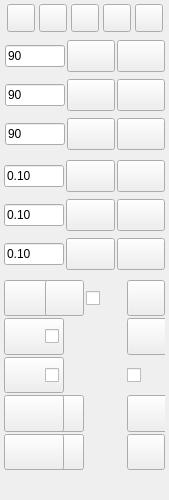
<?xml version="1.0" encoding="UTF-8"?>
<ui version="4.0">
 <class>DockWidget</class>
 <widget class="QDockWidget" name="DockWidget">
  <property name="geometry">
   <rect>
    <x>0</x>
    <y>0</y>
    <width>169</width>
    <height>500</height>
   </rect>
  </property>
  <property name="windowIcon">
   <iconset>
    <normaloff>kicad-StepUp-icon.png</normaloff>kicad-StepUp-icon.png</iconset>
  </property>
  <property name="layoutDirection">
   <enum>Qt::LeftToRight</enum>
  </property>
  <property name="features">
   <set>QDockWidget::DockWidgetFloatable|QDockWidget::DockWidgetMovable</set>
  </property>
  <property name="allowedAreas">
   <set>Qt::LeftDockWidgetArea|Qt::RightDockWidgetArea</set>
  </property>
  <property name="windowTitle">
   <string extracomment="kicad StepUp 3D tools">kicad StepUp tools</string>
  </property>
  <widget class="QWidget" name="dockWidgetContents">
   <widget class="QWidget" name="horizontalLayoutWidget">
    <property name="geometry">
     <rect>
      <x>5</x>
      <y>0</y>
      <width>160</width>
      <height>36</height>
     </rect>
    </property>
    <layout class="QHBoxLayout" name="horizontalLayout">
     <property name="spacing">
      <number>2</number>
     </property>
     <item>
      <widget class="QPushButton" name="dock_left">
       <property name="maximumSize">
        <size>
         <width>28</width>
         <height>28</height>
        </size>
       </property>
       <property name="toolTip">
        <string>dock left</string>
       </property>
       <property name="text">
        <string/>
       </property>
       <property name="icon">
        <iconset>
         <normaloff>icons-new/dock_left.png</normaloff>icons-new/dock_left.png</iconset>
       </property>
       <property name="iconSize">
        <size>
         <width>24</width>
         <height>24</height>
        </size>
       </property>
      </widget>
     </item>
     <item>
      <widget class="QPushButton" name="dock_float">
       <property name="maximumSize">
        <size>
         <width>28</width>
         <height>28</height>
        </size>
       </property>
       <property name="toolTip">
        <string>un-dock (floating)</string>
       </property>
       <property name="text">
        <string/>
       </property>
       <property name="icon">
        <iconset>
         <normaloff>icons-new/un_dock.png</normaloff>icons-new/un_dock.png</iconset>
       </property>
       <property name="iconSize">
        <size>
         <width>16</width>
         <height>16</height>
        </size>
       </property>
      </widget>
     </item>
     <item>
      <widget class="QPushButton" name="dock_minimize">
       <property name="maximumSize">
        <size>
         <width>28</width>
         <height>28</height>
        </size>
       </property>
       <property name="toolTip">
        <string>minimize</string>
       </property>
       <property name="text">
        <string/>
       </property>
       <property name="icon">
        <iconset>
         <normaloff>icons-new/minimize.png</normaloff>icons-new/minimize.png</iconset>
       </property>
       <property name="iconSize">
        <size>
         <width>24</width>
         <height>24</height>
        </size>
       </property>
      </widget>
     </item>
     <item>
      <widget class="QPushButton" name="dock_right">
       <property name="maximumSize">
        <size>
         <width>28</width>
         <height>28</height>
        </size>
       </property>
       <property name="toolTip">
        <string>dock right</string>
       </property>
       <property name="text">
        <string/>
       </property>
       <property name="icon">
        <iconset>
         <normaloff>icons-new/dock_right.png</normaloff>icons-new/dock_right.png</iconset>
       </property>
       <property name="iconSize">
        <size>
         <width>24</width>
         <height>24</height>
        </size>
       </property>
      </widget>
     </item>
     <item>
      <widget class="QPushButton" name="close">
       <property name="maximumSize">
        <size>
         <width>28</width>
         <height>28</height>
        </size>
       </property>
       <property name="toolTip">
        <string>close</string>
       </property>
       <property name="text">
        <string/>
       </property>
       <property name="icon">
        <iconset>
         <normaloff>icons-new/closeW.png</normaloff>icons-new/closeW.png</iconset>
       </property>
       <property name="iconSize">
        <size>
         <width>24</width>
         <height>24</height>
        </size>
       </property>
      </widget>
     </item>
    </layout>
   </widget>
   <widget class="QWidget" name="gridLayoutWidget_4">
    <property name="geometry">
     <rect>
      <x>4</x>
      <y>155</y>
      <width>161</width>
      <height>121</height>
     </rect>
    </property>
    <layout class="QGridLayout" name="gridLayout_6">
     <property name="spacing">
      <number>2</number>
     </property>
     <item row="0" column="0">
      <widget class="QLineEdit" name="textInputX">
       <property name="sizePolicy">
        <sizepolicy hsizetype="Minimum" vsizetype="Fixed">
         <horstretch>0</horstretch>
         <verstretch>0</verstretch>
        </sizepolicy>
       </property>
       <property name="maximumSize">
        <size>
         <width>60</width>
         <height>16777215</height>
        </size>
       </property>
       <property name="toolTip">
        <string>translate (+/- mm)</string>
       </property>
       <property name="text">
        <string>0.10</string>
       </property>
      </widget>
     </item>
     <item row="2" column="0">
      <widget class="QLineEdit" name="textInputZ">
       <property name="sizePolicy">
        <sizepolicy hsizetype="Minimum" vsizetype="Fixed">
         <horstretch>0</horstretch>
         <verstretch>0</verstretch>
        </sizepolicy>
       </property>
       <property name="maximumSize">
        <size>
         <width>60</width>
         <height>16777215</height>
        </size>
       </property>
       <property name="toolTip">
        <string>translate (+/- mm)</string>
       </property>
       <property name="text">
        <string>0.10</string>
       </property>
      </widget>
     </item>
     <item row="1" column="0">
      <widget class="QLineEdit" name="textInputY">
       <property name="sizePolicy">
        <sizepolicy hsizetype="Minimum" vsizetype="Fixed">
         <horstretch>0</horstretch>
         <verstretch>0</verstretch>
        </sizepolicy>
       </property>
       <property name="maximumSize">
        <size>
         <width>60</width>
         <height>16777215</height>
        </size>
       </property>
       <property name="toolTip">
        <string>translate (+/- mm)</string>
       </property>
       <property name="text">
        <string>0.10</string>
       </property>
      </widget>
     </item>
     <item row="0" column="1">
      <widget class="QPushButton" name="TranslateX">
       <property name="minimumSize">
        <size>
         <width>32</width>
         <height>32</height>
        </size>
       </property>
       <property name="maximumSize">
        <size>
         <width>64</width>
         <height>64</height>
        </size>
       </property>
       <property name="toolTip">
        <string>translate X (mm)</string>
       </property>
       <property name="text">
        <string/>
       </property>
       <property name="icon">
        <iconset>
         <normaloff>icons-new/shiftX.png</normaloff>icons-new/shiftX.png</iconset>
       </property>
      </widget>
     </item>
     <item row="1" column="1">
      <widget class="QPushButton" name="TranslateY">
       <property name="minimumSize">
        <size>
         <width>32</width>
         <height>32</height>
        </size>
       </property>
       <property name="maximumSize">
        <size>
         <width>64</width>
         <height>64</height>
        </size>
       </property>
       <property name="toolTip">
        <string>translate Y (mm)</string>
       </property>
       <property name="text">
        <string/>
       </property>
       <property name="icon">
        <iconset>
         <normaloff>icons-new/shiftY.png</normaloff>icons-new/shiftY.png</iconset>
       </property>
      </widget>
     </item>
     <item row="2" column="1">
      <widget class="QPushButton" name="TranslateZ">
       <property name="minimumSize">
        <size>
         <width>32</width>
         <height>32</height>
        </size>
       </property>
       <property name="maximumSize">
        <size>
         <width>64</width>
         <height>64</height>
        </size>
       </property>
       <property name="toolTip">
        <string>translate Z (mm)</string>
       </property>
       <property name="text">
        <string/>
       </property>
       <property name="icon">
        <iconset>
         <normaloff>icons-new/shiftZ.png</normaloff>icons-new/shiftZ.png</iconset>
       </property>
      </widget>
     </item>
     <item row="0" column="3">
      <widget class="QPushButton" name="PutOnX">
       <property name="minimumSize">
        <size>
         <width>32</width>
         <height>32</height>
        </size>
       </property>
       <property name="maximumSize">
        <size>
         <width>64</width>
         <height>64</height>
        </size>
       </property>
       <property name="toolTip">
        <string>put on X</string>
       </property>
       <property name="text">
        <string/>
       </property>
       <property name="icon">
        <iconset>
         <normaloff>icons-new/putX.png</normaloff>icons-new/putX.png</iconset>
       </property>
      </widget>
     </item>
     <item row="1" column="3">
      <widget class="QPushButton" name="PutOnY">
       <property name="minimumSize">
        <size>
         <width>32</width>
         <height>32</height>
        </size>
       </property>
       <property name="maximumSize">
        <size>
         <width>64</width>
         <height>64</height>
        </size>
       </property>
       <property name="toolTip">
        <string>put on Y</string>
       </property>
       <property name="text">
        <string/>
       </property>
       <property name="icon">
        <iconset>
         <normaloff>icons-new/putY.png</normaloff>icons-new/putY.png</iconset>
       </property>
      </widget>
     </item>
     <item row="2" column="3">
      <widget class="QPushButton" name="PutOnZ">
       <property name="minimumSize">
        <size>
         <width>32</width>
         <height>32</height>
        </size>
       </property>
       <property name="maximumSize">
        <size>
         <width>64</width>
         <height>64</height>
        </size>
       </property>
       <property name="toolTip">
        <string>put on Z</string>
       </property>
       <property name="text">
        <string/>
       </property>
       <property name="icon">
        <iconset>
         <normaloff>icons-new/putZ.png</normaloff>icons-new/putZ.png</iconset>
       </property>
      </widget>
     </item>
    </layout>
   </widget>
   <widget class="QWidget" name="gridLayoutWidget_5">
    <property name="geometry">
     <rect>
      <x>5</x>
      <y>35</y>
      <width>160</width>
      <height>121</height>
     </rect>
    </property>
    <layout class="QGridLayout" name="gridLayout_7">
     <property name="spacing">
      <number>2</number>
     </property>
     <item row="0" column="0">
      <widget class="QLineEdit" name="textInputRX">
       <property name="sizePolicy">
        <sizepolicy hsizetype="Fixed" vsizetype="Fixed">
         <horstretch>0</horstretch>
         <verstretch>0</verstretch>
        </sizepolicy>
       </property>
       <property name="maximumSize">
        <size>
         <width>60</width>
         <height>16777215</height>
        </size>
       </property>
       <property name="toolTip">
        <string>rotation angle (+/- deg)</string>
       </property>
       <property name="text">
        <string>90</string>
       </property>
      </widget>
     </item>
     <item row="1" column="0">
      <widget class="QLineEdit" name="textInputRY">
       <property name="sizePolicy">
        <sizepolicy hsizetype="Minimum" vsizetype="Fixed">
         <horstretch>0</horstretch>
         <verstretch>0</verstretch>
        </sizepolicy>
       </property>
       <property name="maximumSize">
        <size>
         <width>60</width>
         <height>16777215</height>
        </size>
       </property>
       <property name="toolTip">
        <string>rotation angle (+/- deg)</string>
       </property>
       <property name="text">
        <string>90</string>
       </property>
      </widget>
     </item>
     <item row="2" column="0">
      <widget class="QLineEdit" name="textInputRZ">
       <property name="maximumSize">
        <size>
         <width>60</width>
         <height>16777215</height>
        </size>
       </property>
       <property name="toolTip">
        <string>rotation angle (+/- deg)</string>
       </property>
       <property name="text">
        <string>90</string>
       </property>
      </widget>
     </item>
     <item row="0" column="1">
      <widget class="QPushButton" name="RotateX">
       <property name="minimumSize">
        <size>
         <width>32</width>
         <height>32</height>
        </size>
       </property>
       <property name="maximumSize">
        <size>
         <width>64</width>
         <height>64</height>
        </size>
       </property>
       <property name="toolTip">
        <string>rotate X (deg)</string>
       </property>
       <property name="text">
        <string/>
       </property>
       <property name="icon">
        <iconset>
         <normaloff>icons-new/rotateX.png</normaloff>icons-new/rotateX.png</iconset>
       </property>
      </widget>
     </item>
     <item row="1" column="1">
      <widget class="QPushButton" name="RotateY">
       <property name="minimumSize">
        <size>
         <width>32</width>
         <height>32</height>
        </size>
       </property>
       <property name="maximumSize">
        <size>
         <width>64</width>
         <height>64</height>
        </size>
       </property>
       <property name="toolTip">
        <string>rotate Y (deg)</string>
       </property>
       <property name="text">
        <string/>
       </property>
       <property name="icon">
        <iconset>
         <normaloff>icons-new/rotateY.png</normaloff>icons-new/rotateY.png</iconset>
       </property>
      </widget>
     </item>
     <item row="2" column="1">
      <widget class="QPushButton" name="RotateZ">
       <property name="minimumSize">
        <size>
         <width>32</width>
         <height>32</height>
        </size>
       </property>
       <property name="maximumSize">
        <size>
         <width>64</width>
         <height>64</height>
        </size>
       </property>
       <property name="toolTip">
        <string>rotate Z (deg)</string>
       </property>
       <property name="text">
        <string/>
       </property>
       <property name="icon">
        <iconset>
         <normaloff>icons-new/rotateZ.png</normaloff>icons-new/rotateZ.png</iconset>
       </property>
      </widget>
     </item>
     <item row="0" column="2">
      <widget class="QPushButton" name="CenterX">
       <property name="minimumSize">
        <size>
         <width>32</width>
         <height>32</height>
        </size>
       </property>
       <property name="maximumSize">
        <size>
         <width>64</width>
         <height>64</height>
        </size>
       </property>
       <property name="toolTip">
        <string>center X</string>
       </property>
       <property name="text">
        <string/>
       </property>
       <property name="icon">
        <iconset>
         <normaloff>icons-new/centerX.png</normaloff>icons-new/centerX.png</iconset>
       </property>
      </widget>
     </item>
     <item row="1" column="2">
      <widget class="QPushButton" name="CenterY">
       <property name="minimumSize">
        <size>
         <width>32</width>
         <height>32</height>
        </size>
       </property>
       <property name="maximumSize">
        <size>
         <width>64</width>
         <height>64</height>
        </size>
       </property>
       <property name="toolTip">
        <string>center Y</string>
       </property>
       <property name="text">
        <string/>
       </property>
       <property name="icon">
        <iconset>
         <normaloff>icons-new/centerY.png</normaloff>icons-new/centerY.png</iconset>
       </property>
      </widget>
     </item>
     <item row="2" column="2">
      <widget class="QPushButton" name="CenterZ">
       <property name="minimumSize">
        <size>
         <width>32</width>
         <height>32</height>
        </size>
       </property>
       <property name="maximumSize">
        <size>
         <width>64</width>
         <height>64</height>
        </size>
       </property>
       <property name="toolTip">
        <string>center Z</string>
       </property>
       <property name="text">
        <string/>
       </property>
       <property name="icon">
        <iconset>
         <normaloff>icons-new/centerZ.png</normaloff>icons-new/centerZ.png</iconset>
       </property>
      </widget>
     </item>
    </layout>
   </widget>
   <widget class="QWidget" name="gridLayoutWidget_6">
    <property name="geometry">
     <rect>
      <x>4</x>
      <y>280</y>
      <width>161</width>
      <height>190</height>
     </rect>
    </property>
    <layout class="QGridLayout" name="gridLayout_8">
     <property name="spacing">
      <number>2</number>
     </property>
     <item row="4" column="1">
      <widget class="QPushButton" name="HelpPB">
       <property name="minimumSize">
        <size>
         <width>27</width>
         <height>36</height>
        </size>
       </property>
       <property name="maximumSize">
        <size>
         <width>64</width>
         <height>64</height>
        </size>
       </property>
       <property name="toolTip">
        <string>Help &amp; starting Guide</string>
       </property>
       <property name="text">
        <string/>
       </property>
       <property name="icon">
        <iconset>
         <normaloff>icons-new/help.png</normaloff>icons-new/help.png</iconset>
       </property>
      </widget>
     </item>
     <item row="4" column="0">
      <widget class="QPushButton" name="ConfigPB">
       <property name="minimumSize">
        <size>
         <width>60</width>
         <height>36</height>
        </size>
       </property>
       <property name="maximumSize">
        <size>
         <width>64</width>
         <height>64</height>
        </size>
       </property>
       <property name="toolTip">
        <string>view Config File content</string>
       </property>
       <property name="text">
        <string/>
       </property>
       <property name="icon">
        <iconset>
         <normaloff>icons-new/edit.png</normaloff>icons-new/edit.png</iconset>
       </property>
      </widget>
     </item>
     <item row="3" column="3">
      <widget class="QPushButton" name="pushPCB">
       <property name="minimumSize">
        <size>
         <width>47</width>
         <height>36</height>
        </size>
       </property>
       <property name="maximumSize">
        <size>
         <width>64</width>
         <height>64</height>
        </size>
       </property>
       <property name="toolTip">
        <string>push PCB Edge to KiCad</string>
       </property>
       <property name="text">
        <string/>
       </property>
       <property name="icon">
        <iconset>
         <normaloff>icons-new/Sketcher_Rectangle.png</normaloff>icons-new/Sketcher_Rectangle.png</iconset>
       </property>
      </widget>
     </item>
     <item row="1" column="3">
      <widget class="QPushButton" name="makeCompound">
       <property name="minimumSize">
        <size>
         <width>47</width>
         <height>36</height>
        </size>
       </property>
       <property name="maximumSize">
        <size>
         <width>64</width>
         <height>64</height>
        </size>
       </property>
       <property name="toolTip">
        <string>make Compound of Parts</string>
       </property>
       <property name="text">
        <string/>
       </property>
       <property name="icon">
        <iconset>
         <normaloff>icons-new/compound.png</normaloff>icons-new/compound.png</iconset>
       </property>
      </widget>
     </item>
     <item row="2" column="0">
      <widget class="QPushButton" name="LoadBoard">
       <property name="minimumSize">
        <size>
         <width>60</width>
         <height>36</height>
        </size>
       </property>
       <property name="maximumSize">
        <size>
         <width>64</width>
         <height>64</height>
        </size>
       </property>
       <property name="toolTip">
        <string>Load kicad
Board .kicad_pcb</string>
       </property>
       <property name="text">
        <string/>
       </property>
       <property name="icon">
        <iconset>
         <normaloff>icons-new/importBoard.png</normaloff>icons-new/importBoard.png</iconset>
       </property>
      </widget>
     </item>
     <item row="1" column="0">
      <widget class="QPushButton" name="ScaleVRML">
       <property name="minimumSize">
        <size>
         <width>60</width>
         <height>36</height>
        </size>
       </property>
       <property name="maximumSize">
        <size>
         <width>64</width>
         <height>64</height>
        </size>
       </property>
       <property name="toolTip">
        <string>export to kicad:
STEP &amp; scaled VRML 1/2.54</string>
       </property>
       <property name="text">
        <string/>
       </property>
       <property name="icon">
        <iconset>
         <normaloff>icons-new/export3DModel.png</normaloff>icons-new/export3DModel.png</iconset>
       </property>
      </widget>
     </item>
     <item row="2" column="1">
      <widget class="QCheckBox" name="cb_virtual">
       <property name="minimumSize">
        <size>
         <width>47</width>
         <height>32</height>
        </size>
       </property>
       <property name="maximumSize">
        <size>
         <width>64</width>
         <height>128</height>
        </size>
       </property>
       <property name="toolTip">
        <string>enable loading
virtual &amp; mechanical
models</string>
       </property>
       <property name="text">
        <string/>
       </property>
       <property name="icon">
        <iconset>
         <normaloff>icons-new/virtual.png</normaloff>icons-new/virtual.png</iconset>
       </property>
      </widget>
     </item>
     <item row="1" column="1">
      <widget class="QCheckBox" name="cb_materials">
       <property name="minimumSize">
        <size>
         <width>47</width>
         <height>32</height>
        </size>
       </property>
       <property name="maximumSize">
        <size>
         <width>64</width>
         <height>128</height>
        </size>
       </property>
       <property name="toolTip">
        <string>use wrl
material</string>
       </property>
       <property name="text">
        <string/>
       </property>
       <property name="icon">
        <iconset>
         <normaloff>icons-new/materials.png</normaloff>icons-new/materials.png</iconset>
       </property>
      </widget>
     </item>
     <item row="0" column="0">
      <widget class="QPushButton" name="LoadFootprint">
       <property name="minimumSize">
        <size>
         <width>60</width>
         <height>36</height>
        </size>
       </property>
       <property name="maximumSize">
        <size>
         <width>64</width>
         <height>64</height>
        </size>
       </property>
       <property name="toolTip">
        <string>load kicad footprint
'kicad_mod'</string>
       </property>
       <property name="text">
        <string/>
       </property>
       <property name="icon">
        <iconset>
         <normaloff>icons-new/importFP.png</normaloff>icons-new/importFP.png</iconset>
       </property>
      </widget>
     </item>
     <item row="2" column="3">
      <widget class="QCheckBox" name="cb_expStep">
       <property name="minimumSize">
        <size>
         <width>47</width>
         <height>20</height>
        </size>
       </property>
       <property name="maximumSize">
        <size>
         <width>128</width>
         <height>64</height>
        </size>
       </property>
       <property name="toolTip">
        <string>export STEP Board
and Parts after loading</string>
       </property>
       <property name="text">
        <string/>
       </property>
       <property name="icon">
        <iconset>
         <normaloff>icons-new/exportPart.png</normaloff>icons-new/exportPart.png</iconset>
       </property>
      </widget>
     </item>
     <item row="0" column="3">
      <widget class="QPushButton" name="makeUnion">
       <property name="minimumSize">
        <size>
         <width>27</width>
         <height>36</height>
        </size>
       </property>
       <property name="maximumSize">
        <size>
         <width>64</width>
         <height>64</height>
        </size>
       </property>
       <property name="toolTip">
        <string>make Union of Parts</string>
       </property>
       <property name="text">
        <string/>
       </property>
       <property name="icon">
        <iconset>
         <normaloff>icons-new/fusion.png</normaloff>icons-new/fusion.png</iconset>
       </property>
      </widget>
     </item>
     <item row="0" column="1">
      <widget class="QPushButton" name="import3D">
       <property name="minimumSize">
        <size>
         <width>27</width>
         <height>36</height>
        </size>
       </property>
       <property name="maximumSize">
        <size>
         <width>64</width>
         <height>64</height>
        </size>
       </property>
       <property name="toolTip">
        <string>import STEP
3D model</string>
       </property>
       <property name="text">
        <string/>
       </property>
       <property name="icon">
        <iconset>
         <normaloff>icons-new/add_block.png</normaloff>icons-new/add_block.png</iconset>
       </property>
      </widget>
     </item>
     <item row="3" column="1">
      <widget class="QPushButton" name="checkCollisions">
       <property name="minimumSize">
        <size>
         <width>27</width>
         <height>36</height>
        </size>
       </property>
       <property name="maximumSize">
        <size>
         <width>64</width>
         <height>64</height>
        </size>
       </property>
       <property name="toolTip">
        <string>check Collisions
tolerance 1e-06</string>
       </property>
       <property name="text">
        <string/>
       </property>
       <property name="icon">
        <iconset>
         <normaloff>icons-new/collisions.png</normaloff>icons-new/collisions.png</iconset>
       </property>
      </widget>
     </item>
     <item row="3" column="0">
      <widget class="QPushButton" name="export3DStep">
       <property name="minimumSize">
        <size>
         <width>60</width>
         <height>36</height>
        </size>
       </property>
       <property name="maximumSize">
        <size>
         <width>64</width>
         <height>64</height>
        </size>
       </property>
       <property name="toolTip">
        <string>export selected objects to STEP</string>
       </property>
       <property name="text">
        <string/>
       </property>
       <property name="icon">
        <iconset>
         <normaloff>icons-new/export3DStep.png</normaloff>icons-new/export3DStep.png</iconset>
       </property>
      </widget>
     </item>
     <item row="4" column="3">
      <widget class="QPushButton" name="CreateAxis">
       <property name="minimumSize">
        <size>
         <width>27</width>
         <height>36</height>
        </size>
       </property>
       <property name="maximumSize">
        <size>
         <width>64</width>
         <height>64</height>
        </size>
       </property>
       <property name="toolTip">
        <string>create reference Axis</string>
       </property>
       <property name="text">
        <string/>
       </property>
       <property name="icon">
        <iconset>
         <normaloff>icons-new/axis.png</normaloff>icons-new/axis.png</iconset>
       </property>
      </widget>
     </item>
     <item row="0" column="2">
      <widget class="QCheckBox" name="cb_viaHoles">
       <property name="minimumSize">
        <size>
         <width>47</width>
         <height>32</height>
        </size>
       </property>
       <property name="maximumSize">
        <size>
         <width>64</width>
         <height>128</height>
        </size>
       </property>
       <property name="toolTip">
        <string>import vias as holes
for CAM toolpaths</string>
       </property>
       <property name="text">
        <string/>
       </property>
       <property name="icon">
        <iconset>
         <normaloff>icons/arc2circle.svg</normaloff>icons/arc2circle.svg</iconset>
       </property>
      </widget>
     </item>
    </layout>
   </widget>
   <widget class="QLabel" name="config_ini_Lbl">
    <property name="geometry">
     <rect>
      <x>176</x>
      <y>12</y>
      <width>305</width>
      <height>16</height>
     </rect>
    </property>
    <property name="text">
     <string>&lt;b&gt;TextLabel&lt;/b&gt;</string>
    </property>
   </widget>
   <widget class="QTextBrowser" name="textEdit">
    <property name="geometry">
     <rect>
      <x>176</x>
      <y>36</y>
      <width>305</width>
      <height>453</height>
     </rect>
    </property>
    <property name="openExternalLinks">
     <bool>true</bool>
    </property>
   </widget>
  </widget>
 </widget>
 <tabstops>
  <tabstop>dock_left</tabstop>
  <tabstop>dock_float</tabstop>
  <tabstop>dock_minimize</tabstop>
  <tabstop>dock_right</tabstop>
  <tabstop>close</tabstop>
  <tabstop>textInputRX</tabstop>
  <tabstop>RotateX</tabstop>
  <tabstop>CenterX</tabstop>
  <tabstop>textInputRY</tabstop>
  <tabstop>RotateY</tabstop>
  <tabstop>CenterY</tabstop>
  <tabstop>textInputRZ</tabstop>
  <tabstop>RotateZ</tabstop>
  <tabstop>CenterZ</tabstop>
  <tabstop>textInputX</tabstop>
  <tabstop>TranslateX</tabstop>
  <tabstop>PutOnX</tabstop>
  <tabstop>textInputY</tabstop>
  <tabstop>TranslateY</tabstop>
  <tabstop>PutOnY</tabstop>
  <tabstop>textInputZ</tabstop>
  <tabstop>TranslateZ</tabstop>
  <tabstop>PutOnZ</tabstop>
  <tabstop>LoadFootprint</tabstop>
  <tabstop>import3D</tabstop>
  <tabstop>makeUnion</tabstop>
  <tabstop>ScaleVRML</tabstop>
  <tabstop>cb_materials</tabstop>
  <tabstop>makeCompound</tabstop>
  <tabstop>LoadBoard</tabstop>
  <tabstop>cb_virtual</tabstop>
  <tabstop>cb_viaHoles</tabstop>
  <tabstop>cb_expStep</tabstop>
  <tabstop>export3DStep</tabstop>
  <tabstop>checkCollisions</tabstop>
  <tabstop>CreateAxis</tabstop>
  <tabstop>ConfigPB</tabstop>
  <tabstop>HelpPB</tabstop>
  <tabstop>textEdit</tabstop>
 </tabstops>
 <resources/>
 <connections/>
</ui>
